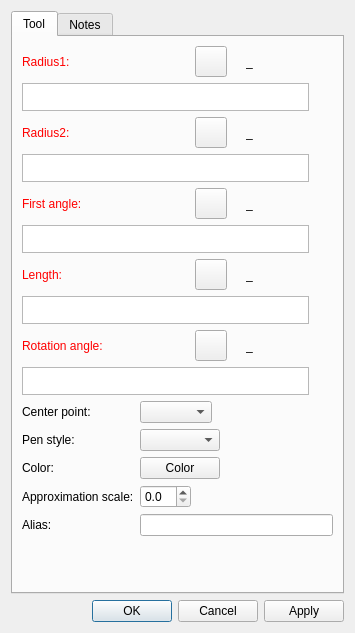
<?xml version="1.0" encoding="UTF-8"?>
<ui version="4.0">
 <class>DialogEllipticalArcWithLength</class>
 <widget class="QDialog" name="DialogEllipticalArcWithLength">
  <property name="geometry">
   <rect>
    <x>0</x>
    <y>0</y>
    <width>355</width>
    <height>633</height>
   </rect>
  </property>
  <property name="windowTitle">
   <string>Elliptical arc with length</string>
  </property>
  <property name="windowIcon">
   <iconset resource="../../../vmisc/share/resources/icon.qrc">
    <normaloff>:/icon/64x64/icon64x64.png</normaloff>:/icon/64x64/icon64x64.png</iconset>
  </property>
  <layout class="QVBoxLayout" name="verticalLayout_2">
   <item>
    <widget class="QTabWidget" name="tabWidget">
     <property name="currentIndex">
      <number>0</number>
     </property>
     <widget class="QWidget" name="tab">
      <attribute name="title">
       <string>Tool</string>
      </attribute>
      <layout class="QVBoxLayout" name="verticalLayout">
       <item>
        <layout class="QHBoxLayout" name="horizontalLayout_6">
         <item alignment="Qt::AlignmentFlag::AlignLeft">
          <widget class="QLabel" name="labelEditRadius1">
           <property name="sizePolicy">
            <sizepolicy hsizetype="Fixed" vsizetype="Preferred">
             <horstretch>0</horstretch>
             <verstretch>0</verstretch>
            </sizepolicy>
           </property>
           <property name="palette">
            <palette>
             <active>
              <colorrole role="WindowText">
               <brush brushstyle="SolidPattern">
                <color alpha="255">
                 <red>255</red>
                 <green>0</green>
                 <blue>0</blue>
                </color>
               </brush>
              </colorrole>
             </active>
             <inactive>
              <colorrole role="WindowText">
               <brush brushstyle="SolidPattern">
                <color alpha="255">
                 <red>255</red>
                 <green>0</green>
                 <blue>0</blue>
                </color>
               </brush>
              </colorrole>
             </inactive>
             <disabled>
              <colorrole role="WindowText">
               <brush brushstyle="SolidPattern">
                <color alpha="255">
                 <red>159</red>
                 <green>158</green>
                 <blue>158</blue>
                </color>
               </brush>
              </colorrole>
             </disabled>
            </palette>
           </property>
           <property name="text">
            <string>Radius1:</string>
           </property>
          </widget>
         </item>
         <item>
          <spacer name="horizontalSpacer_1">
           <property name="orientation">
            <enum>Qt::Orientation::Horizontal</enum>
           </property>
           <property name="sizeHint" stdset="0">
            <size>
             <width>40</width>
             <height>20</height>
            </size>
           </property>
          </spacer>
         </item>
         <item alignment="Qt::AlignmentFlag::AlignRight">
          <widget class="QToolButton" name="toolButtonExprRadius1">
           <property name="toolTip">
            <string>Formula wizard</string>
           </property>
           <property name="text">
            <string notr="true"/>
           </property>
           <property name="icon">
            <iconset resource="../../../vmisc/share/resources/icon.qrc">
             <normaloff>:/icon/light/24x24/fx.png</normaloff>:/icon/light/24x24/fx.png</iconset>
           </property>
           <property name="iconSize">
            <size>
             <width>24</width>
             <height>24</height>
            </size>
           </property>
          </widget>
         </item>
         <item alignment="Qt::AlignmentFlag::AlignRight">
          <widget class="QLabel" name="label_1">
           <property name="text">
            <string/>
           </property>
           <property name="pixmap">
            <pixmap resource="../../../vmisc/share/resources/icon.qrc">:/icon/light/24x24/equal.png</pixmap>
           </property>
          </widget>
         </item>
         <item alignment="Qt::AlignmentFlag::AlignRight">
          <widget class="QLabel" name="labelResultRadius1">
           <property name="sizePolicy">
            <sizepolicy hsizetype="Fixed" vsizetype="Preferred">
             <horstretch>0</horstretch>
             <verstretch>0</verstretch>
            </sizepolicy>
           </property>
           <property name="minimumSize">
            <size>
             <width>87</width>
             <height>0</height>
            </size>
           </property>
           <property name="toolTip">
            <string>Value</string>
           </property>
           <property name="text">
            <string notr="true">_</string>
           </property>
          </widget>
         </item>
        </layout>
       </item>
       <item>
        <layout class="QHBoxLayout" name="horizontalLayout_12">
         <property name="topMargin">
          <number>0</number>
         </property>
         <property name="bottomMargin">
          <number>0</number>
         </property>
         <item>
          <widget class="VPlainTextEdit" name="plainTextEditRadius1">
           <property name="sizePolicy">
            <sizepolicy hsizetype="Expanding" vsizetype="Preferred">
             <horstretch>0</horstretch>
             <verstretch>0</verstretch>
            </sizepolicy>
           </property>
           <property name="maximumSize">
            <size>
             <width>16777215</width>
             <height>28</height>
            </size>
           </property>
           <property name="toolTip">
            <string>Calulation</string>
           </property>
           <property name="tabChangesFocus">
            <bool>true</bool>
           </property>
          </widget>
         </item>
         <item>
          <widget class="QPushButton" name="pushButtonGrowLengthRadius1">
           <property name="maximumSize">
            <size>
             <width>18</width>
             <height>18</height>
            </size>
           </property>
           <property name="sizeIncrement">
            <size>
             <width>0</width>
             <height>0</height>
            </size>
           </property>
           <property name="toolTip">
            <string>&lt;html&gt;&lt;head/&gt;&lt;body&gt;&lt;p&gt;Show full calculation in message box&lt;/p&gt;&lt;/body&gt;&lt;/html&gt;</string>
           </property>
           <property name="text">
            <string notr="true"/>
           </property>
           <property name="icon">
            <iconset theme="go-down"/>
           </property>
           <property name="iconSize">
            <size>
             <width>16</width>
             <height>16</height>
            </size>
           </property>
           <property name="flat">
            <bool>true</bool>
           </property>
          </widget>
         </item>
        </layout>
       </item>
       <item>
        <layout class="QHBoxLayout" name="horizontalLayout_17">
         <item alignment="Qt::AlignmentFlag::AlignLeft">
          <widget class="QLabel" name="labelEditRadius2">
           <property name="sizePolicy">
            <sizepolicy hsizetype="Fixed" vsizetype="Preferred">
             <horstretch>0</horstretch>
             <verstretch>0</verstretch>
            </sizepolicy>
           </property>
           <property name="palette">
            <palette>
             <active>
              <colorrole role="WindowText">
               <brush brushstyle="SolidPattern">
                <color alpha="255">
                 <red>255</red>
                 <green>0</green>
                 <blue>0</blue>
                </color>
               </brush>
              </colorrole>
             </active>
             <inactive>
              <colorrole role="WindowText">
               <brush brushstyle="SolidPattern">
                <color alpha="255">
                 <red>255</red>
                 <green>0</green>
                 <blue>0</blue>
                </color>
               </brush>
              </colorrole>
             </inactive>
             <disabled>
              <colorrole role="WindowText">
               <brush brushstyle="SolidPattern">
                <color alpha="255">
                 <red>159</red>
                 <green>158</green>
                 <blue>158</blue>
                </color>
               </brush>
              </colorrole>
             </disabled>
            </palette>
           </property>
           <property name="text">
            <string>Radius2:</string>
           </property>
          </widget>
         </item>
         <item>
          <spacer name="horizontalSpacer_9">
           <property name="orientation">
            <enum>Qt::Orientation::Horizontal</enum>
           </property>
           <property name="sizeHint" stdset="0">
            <size>
             <width>40</width>
             <height>20</height>
            </size>
           </property>
          </spacer>
         </item>
         <item alignment="Qt::AlignmentFlag::AlignRight">
          <widget class="QToolButton" name="toolButtonExprRadius2">
           <property name="toolTip">
            <string>Formula wizard</string>
           </property>
           <property name="text">
            <string notr="true"/>
           </property>
           <property name="icon">
            <iconset resource="../../../vmisc/share/resources/icon.qrc">
             <normaloff>:/icon/light/24x24/fx.png</normaloff>:/icon/light/24x24/fx.png</iconset>
           </property>
           <property name="iconSize">
            <size>
             <width>24</width>
             <height>24</height>
            </size>
           </property>
          </widget>
         </item>
         <item alignment="Qt::AlignmentFlag::AlignRight">
          <widget class="QLabel" name="label_12">
           <property name="text">
            <string/>
           </property>
           <property name="pixmap">
            <pixmap resource="../../../vmisc/share/resources/icon.qrc">:/icon/light/24x24/equal.png</pixmap>
           </property>
          </widget>
         </item>
         <item alignment="Qt::AlignmentFlag::AlignRight">
          <widget class="QLabel" name="labelResultRadius2">
           <property name="sizePolicy">
            <sizepolicy hsizetype="Fixed" vsizetype="Preferred">
             <horstretch>0</horstretch>
             <verstretch>0</verstretch>
            </sizepolicy>
           </property>
           <property name="minimumSize">
            <size>
             <width>87</width>
             <height>0</height>
            </size>
           </property>
           <property name="toolTip">
            <string>Value</string>
           </property>
           <property name="text">
            <string notr="true">_</string>
           </property>
          </widget>
         </item>
        </layout>
       </item>
       <item>
        <layout class="QHBoxLayout" name="horizontalLayout_16">
         <property name="topMargin">
          <number>0</number>
         </property>
         <property name="bottomMargin">
          <number>0</number>
         </property>
         <item>
          <widget class="VPlainTextEdit" name="plainTextEditRadius2">
           <property name="sizePolicy">
            <sizepolicy hsizetype="Expanding" vsizetype="Preferred">
             <horstretch>0</horstretch>
             <verstretch>0</verstretch>
            </sizepolicy>
           </property>
           <property name="maximumSize">
            <size>
             <width>16777215</width>
             <height>28</height>
            </size>
           </property>
           <property name="toolTip">
            <string>Calulation</string>
           </property>
           <property name="tabChangesFocus">
            <bool>true</bool>
           </property>
          </widget>
         </item>
         <item>
          <widget class="QPushButton" name="pushButtonGrowLengthRadius2">
           <property name="maximumSize">
            <size>
             <width>18</width>
             <height>18</height>
            </size>
           </property>
           <property name="sizeIncrement">
            <size>
             <width>0</width>
             <height>0</height>
            </size>
           </property>
           <property name="toolTip">
            <string>&lt;html&gt;&lt;head/&gt;&lt;body&gt;&lt;p&gt;Show full calculation in message box&lt;/p&gt;&lt;/body&gt;&lt;/html&gt;</string>
           </property>
           <property name="text">
            <string notr="true"/>
           </property>
           <property name="icon">
            <iconset theme="go-down"/>
           </property>
           <property name="iconSize">
            <size>
             <width>16</width>
             <height>16</height>
            </size>
           </property>
           <property name="flat">
            <bool>true</bool>
           </property>
          </widget>
         </item>
        </layout>
       </item>
       <item>
        <layout class="QHBoxLayout" name="horizontalLayout_5">
         <item alignment="Qt::AlignmentFlag::AlignLeft">
          <widget class="QLabel" name="labelEditF1">
           <property name="sizePolicy">
            <sizepolicy hsizetype="Fixed" vsizetype="Preferred">
             <horstretch>0</horstretch>
             <verstretch>0</verstretch>
            </sizepolicy>
           </property>
           <property name="palette">
            <palette>
             <active>
              <colorrole role="WindowText">
               <brush brushstyle="SolidPattern">
                <color alpha="255">
                 <red>255</red>
                 <green>0</green>
                 <blue>0</blue>
                </color>
               </brush>
              </colorrole>
             </active>
             <inactive>
              <colorrole role="WindowText">
               <brush brushstyle="SolidPattern">
                <color alpha="255">
                 <red>255</red>
                 <green>0</green>
                 <blue>0</blue>
                </color>
               </brush>
              </colorrole>
             </inactive>
             <disabled>
              <colorrole role="WindowText">
               <brush brushstyle="SolidPattern">
                <color alpha="255">
                 <red>159</red>
                 <green>158</green>
                 <blue>158</blue>
                </color>
               </brush>
              </colorrole>
             </disabled>
            </palette>
           </property>
           <property name="text">
            <string>First angle:</string>
           </property>
          </widget>
         </item>
         <item>
          <spacer name="horizontalSpacer_5">
           <property name="orientation">
            <enum>Qt::Orientation::Horizontal</enum>
           </property>
           <property name="sizeHint" stdset="0">
            <size>
             <width>40</width>
             <height>20</height>
            </size>
           </property>
          </spacer>
         </item>
         <item alignment="Qt::AlignmentFlag::AlignRight">
          <widget class="QToolButton" name="toolButtonExprF1">
           <property name="toolTip">
            <string>Formula wizard</string>
           </property>
           <property name="text">
            <string notr="true"/>
           </property>
           <property name="icon">
            <iconset resource="../../../vmisc/share/resources/icon.qrc">
             <normaloff>:/icon/light/24x24/fx.png</normaloff>:/icon/light/24x24/fx.png</iconset>
           </property>
           <property name="iconSize">
            <size>
             <width>24</width>
             <height>24</height>
            </size>
           </property>
          </widget>
         </item>
         <item alignment="Qt::AlignmentFlag::AlignRight">
          <widget class="QLabel" name="label_9">
           <property name="text">
            <string/>
           </property>
           <property name="pixmap">
            <pixmap resource="../../../vmisc/share/resources/icon.qrc">:/icon/light/24x24/equal.png</pixmap>
           </property>
          </widget>
         </item>
         <item alignment="Qt::AlignmentFlag::AlignRight">
          <widget class="QLabel" name="labelResultF1">
           <property name="sizePolicy">
            <sizepolicy hsizetype="Fixed" vsizetype="Preferred">
             <horstretch>0</horstretch>
             <verstretch>0</verstretch>
            </sizepolicy>
           </property>
           <property name="minimumSize">
            <size>
             <width>87</width>
             <height>0</height>
            </size>
           </property>
           <property name="toolTip">
            <string>Value</string>
           </property>
           <property name="text">
            <string notr="true">_</string>
           </property>
          </widget>
         </item>
        </layout>
       </item>
       <item>
        <layout class="QHBoxLayout" name="horizontalLayout_9">
         <item>
          <widget class="VPlainTextEdit" name="plainTextEditF1">
           <property name="sizePolicy">
            <sizepolicy hsizetype="Expanding" vsizetype="Preferred">
             <horstretch>0</horstretch>
             <verstretch>0</verstretch>
            </sizepolicy>
           </property>
           <property name="maximumSize">
            <size>
             <width>16777215</width>
             <height>28</height>
            </size>
           </property>
           <property name="toolTip">
            <string>Calculation</string>
           </property>
           <property name="tabChangesFocus">
            <bool>true</bool>
           </property>
          </widget>
         </item>
         <item>
          <widget class="QPushButton" name="pushButtonGrowLengthF1">
           <property name="maximumSize">
            <size>
             <width>18</width>
             <height>18</height>
            </size>
           </property>
           <property name="sizeIncrement">
            <size>
             <width>0</width>
             <height>0</height>
            </size>
           </property>
           <property name="toolTip">
            <string>&lt;html&gt;&lt;head/&gt;&lt;body&gt;&lt;p&gt;Show full calculation in message box&lt;/p&gt;&lt;/body&gt;&lt;/html&gt;</string>
           </property>
           <property name="text">
            <string notr="true"/>
           </property>
           <property name="icon">
            <iconset theme="go-down"/>
           </property>
           <property name="iconSize">
            <size>
             <width>16</width>
             <height>16</height>
            </size>
           </property>
           <property name="flat">
            <bool>true</bool>
           </property>
          </widget>
         </item>
        </layout>
       </item>
       <item>
        <layout class="QHBoxLayout" name="horizontalLayout_11">
         <item alignment="Qt::AlignmentFlag::AlignLeft">
          <widget class="QLabel" name="labelEditLength">
           <property name="sizePolicy">
            <sizepolicy hsizetype="Fixed" vsizetype="Preferred">
             <horstretch>0</horstretch>
             <verstretch>0</verstretch>
            </sizepolicy>
           </property>
           <property name="palette">
            <palette>
             <active>
              <colorrole role="WindowText">
               <brush brushstyle="SolidPattern">
                <color alpha="255">
                 <red>255</red>
                 <green>0</green>
                 <blue>0</blue>
                </color>
               </brush>
              </colorrole>
             </active>
             <inactive>
              <colorrole role="WindowText">
               <brush brushstyle="SolidPattern">
                <color alpha="255">
                 <red>255</red>
                 <green>0</green>
                 <blue>0</blue>
                </color>
               </brush>
              </colorrole>
             </inactive>
             <disabled>
              <colorrole role="WindowText">
               <brush brushstyle="SolidPattern">
                <color alpha="255">
                 <red>159</red>
                 <green>158</green>
                 <blue>158</blue>
                </color>
               </brush>
              </colorrole>
             </disabled>
            </palette>
           </property>
           <property name="text">
            <string>Length:</string>
           </property>
          </widget>
         </item>
         <item>
          <spacer name="horizontalSpacer_6">
           <property name="orientation">
            <enum>Qt::Orientation::Horizontal</enum>
           </property>
           <property name="sizeHint" stdset="0">
            <size>
             <width>40</width>
             <height>20</height>
            </size>
           </property>
          </spacer>
         </item>
         <item alignment="Qt::AlignmentFlag::AlignRight">
          <widget class="QToolButton" name="toolButtonExprLength">
           <property name="toolTip">
            <string>Formula wizard</string>
           </property>
           <property name="text">
            <string notr="true"/>
           </property>
           <property name="icon">
            <iconset resource="../../../vmisc/share/resources/icon.qrc">
             <normaloff>:/icon/light/24x24/fx.png</normaloff>:/icon/light/24x24/fx.png</iconset>
           </property>
           <property name="iconSize">
            <size>
             <width>24</width>
             <height>24</height>
            </size>
           </property>
          </widget>
         </item>
         <item alignment="Qt::AlignmentFlag::AlignRight">
          <widget class="QLabel" name="label_10">
           <property name="text">
            <string/>
           </property>
           <property name="pixmap">
            <pixmap resource="../../../vmisc/share/resources/icon.qrc">:/icon/light/24x24/equal.png</pixmap>
           </property>
          </widget>
         </item>
         <item alignment="Qt::AlignmentFlag::AlignRight">
          <widget class="QLabel" name="labelResultLength">
           <property name="sizePolicy">
            <sizepolicy hsizetype="Fixed" vsizetype="Preferred">
             <horstretch>0</horstretch>
             <verstretch>0</verstretch>
            </sizepolicy>
           </property>
           <property name="minimumSize">
            <size>
             <width>87</width>
             <height>0</height>
            </size>
           </property>
           <property name="toolTip">
            <string>Value</string>
           </property>
           <property name="text">
            <string notr="true">_</string>
           </property>
          </widget>
         </item>
        </layout>
       </item>
       <item>
        <layout class="QHBoxLayout" name="horizontalLayout_10">
         <item>
          <widget class="VPlainTextEdit" name="plainTextEditLength">
           <property name="sizePolicy">
            <sizepolicy hsizetype="Expanding" vsizetype="Preferred">
             <horstretch>0</horstretch>
             <verstretch>0</verstretch>
            </sizepolicy>
           </property>
           <property name="maximumSize">
            <size>
             <width>16777215</width>
             <height>28</height>
            </size>
           </property>
           <property name="toolTip">
            <string>Calculation</string>
           </property>
           <property name="tabChangesFocus">
            <bool>true</bool>
           </property>
          </widget>
         </item>
         <item>
          <widget class="QPushButton" name="pushButtonGrowLengthArcLength">
           <property name="maximumSize">
            <size>
             <width>18</width>
             <height>18</height>
            </size>
           </property>
           <property name="sizeIncrement">
            <size>
             <width>0</width>
             <height>0</height>
            </size>
           </property>
           <property name="toolTip">
            <string>&lt;html&gt;&lt;head/&gt;&lt;body&gt;&lt;p&gt;Show full calculation in message box&lt;/p&gt;&lt;/body&gt;&lt;/html&gt;</string>
           </property>
           <property name="text">
            <string notr="true"/>
           </property>
           <property name="icon">
            <iconset theme="go-down"/>
           </property>
           <property name="iconSize">
            <size>
             <width>16</width>
             <height>16</height>
            </size>
           </property>
           <property name="flat">
            <bool>true</bool>
           </property>
          </widget>
         </item>
        </layout>
       </item>
       <item>
        <layout class="QHBoxLayout" name="horizontalLayout_15">
         <item alignment="Qt::AlignmentFlag::AlignLeft">
          <widget class="QLabel" name="labelEditRotationAngle">
           <property name="sizePolicy">
            <sizepolicy hsizetype="Fixed" vsizetype="Preferred">
             <horstretch>0</horstretch>
             <verstretch>0</verstretch>
            </sizepolicy>
           </property>
           <property name="palette">
            <palette>
             <active>
              <colorrole role="WindowText">
               <brush brushstyle="SolidPattern">
                <color alpha="255">
                 <red>255</red>
                 <green>0</green>
                 <blue>0</blue>
                </color>
               </brush>
              </colorrole>
             </active>
             <inactive>
              <colorrole role="WindowText">
               <brush brushstyle="SolidPattern">
                <color alpha="255">
                 <red>255</red>
                 <green>0</green>
                 <blue>0</blue>
                </color>
               </brush>
              </colorrole>
             </inactive>
             <disabled>
              <colorrole role="WindowText">
               <brush brushstyle="SolidPattern">
                <color alpha="255">
                 <red>159</red>
                 <green>158</green>
                 <blue>158</blue>
                </color>
               </brush>
              </colorrole>
             </disabled>
            </palette>
           </property>
           <property name="text">
            <string>Rotation angle:</string>
           </property>
          </widget>
         </item>
         <item>
          <spacer name="horizontalSpacer_8">
           <property name="orientation">
            <enum>Qt::Orientation::Horizontal</enum>
           </property>
           <property name="sizeHint" stdset="0">
            <size>
             <width>40</width>
             <height>20</height>
            </size>
           </property>
          </spacer>
         </item>
         <item alignment="Qt::AlignmentFlag::AlignRight">
          <widget class="QToolButton" name="toolButtonExprRotationAngle">
           <property name="toolTip">
            <string>Formula wizard</string>
           </property>
           <property name="text">
            <string notr="true"/>
           </property>
           <property name="icon">
            <iconset resource="../../../vmisc/share/resources/icon.qrc">
             <normaloff>:/icon/light/24x24/fx.png</normaloff>:/icon/light/24x24/fx.png</iconset>
           </property>
           <property name="iconSize">
            <size>
             <width>24</width>
             <height>24</height>
            </size>
           </property>
          </widget>
         </item>
         <item alignment="Qt::AlignmentFlag::AlignRight">
          <widget class="QLabel" name="label_13">
           <property name="text">
            <string/>
           </property>
           <property name="pixmap">
            <pixmap resource="../../../vmisc/share/resources/icon.qrc">:/icon/light/24x24/equal.png</pixmap>
           </property>
          </widget>
         </item>
         <item alignment="Qt::AlignmentFlag::AlignRight">
          <widget class="QLabel" name="labelResultRotationAngle">
           <property name="sizePolicy">
            <sizepolicy hsizetype="Fixed" vsizetype="Preferred">
             <horstretch>0</horstretch>
             <verstretch>0</verstretch>
            </sizepolicy>
           </property>
           <property name="minimumSize">
            <size>
             <width>87</width>
             <height>0</height>
            </size>
           </property>
           <property name="toolTip">
            <string>Value</string>
           </property>
           <property name="text">
            <string notr="true">_</string>
           </property>
          </widget>
         </item>
        </layout>
       </item>
       <item>
        <layout class="QHBoxLayout" name="horizontalLayout_18">
         <property name="topMargin">
          <number>0</number>
         </property>
         <property name="bottomMargin">
          <number>0</number>
         </property>
         <item>
          <widget class="VPlainTextEdit" name="plainTextEditRotationAngle">
           <property name="sizePolicy">
            <sizepolicy hsizetype="Expanding" vsizetype="Preferred">
             <horstretch>0</horstretch>
             <verstretch>0</verstretch>
            </sizepolicy>
           </property>
           <property name="maximumSize">
            <size>
             <width>16777215</width>
             <height>28</height>
            </size>
           </property>
           <property name="toolTip">
            <string>Calculation</string>
           </property>
           <property name="tabChangesFocus">
            <bool>true</bool>
           </property>
          </widget>
         </item>
         <item>
          <widget class="QPushButton" name="pushButtonGrowLengthRotationAngle">
           <property name="maximumSize">
            <size>
             <width>18</width>
             <height>18</height>
            </size>
           </property>
           <property name="sizeIncrement">
            <size>
             <width>0</width>
             <height>0</height>
            </size>
           </property>
           <property name="toolTip">
            <string>&lt;html&gt;&lt;head/&gt;&lt;body&gt;&lt;p&gt;Show full calculation in message box&lt;/p&gt;&lt;/body&gt;&lt;/html&gt;</string>
           </property>
           <property name="text">
            <string notr="true"/>
           </property>
           <property name="icon">
            <iconset theme="go-down"/>
           </property>
           <property name="iconSize">
            <size>
             <width>16</width>
             <height>16</height>
            </size>
           </property>
           <property name="flat">
            <bool>true</bool>
           </property>
          </widget>
         </item>
        </layout>
       </item>
       <item>
        <layout class="QFormLayout" name="formLayout_2">
         <property name="fieldGrowthPolicy">
          <enum>QFormLayout::FieldGrowthPolicy::ExpandingFieldsGrow</enum>
         </property>
         <item row="0" column="0">
          <widget class="QLabel" name="label_7">
           <property name="sizePolicy">
            <sizepolicy hsizetype="Fixed" vsizetype="Preferred">
             <horstretch>0</horstretch>
             <verstretch>0</verstretch>
            </sizepolicy>
           </property>
           <property name="text">
            <string>Center point:</string>
           </property>
          </widget>
         </item>
         <item row="0" column="1">
          <widget class="QComboBox" name="comboBoxCenter"/>
         </item>
         <item row="2" column="0">
          <widget class="QLabel" name="label_8">
           <property name="text">
            <string>Color:</string>
           </property>
          </widget>
         </item>
         <item row="1" column="0">
          <widget class="QLabel" name="label">
           <property name="text">
            <string>Pen style:</string>
           </property>
          </widget>
         </item>
         <item row="1" column="1">
          <widget class="QComboBox" name="comboBoxPenStyle">
           <property name="minimumSize">
            <size>
             <width>80</width>
             <height>0</height>
            </size>
           </property>
           <property name="maximumSize">
            <size>
             <width>110</width>
             <height>16777215</height>
            </size>
           </property>
           <property name="iconSize">
            <size>
             <width>80</width>
             <height>14</height>
            </size>
           </property>
          </widget>
         </item>
         <item row="3" column="0">
          <widget class="QLabel" name="label_2">
           <property name="text">
            <string>Approximation scale:</string>
           </property>
          </widget>
         </item>
         <item row="3" column="1">
          <widget class="QDoubleSpinBox" name="doubleSpinBoxApproximationScale">
           <property name="toolTip">
            <string>Set approximation scale for this curve, 0 - use global value</string>
           </property>
           <property name="decimals">
            <number>1</number>
           </property>
           <property name="maximum">
            <double>10.000000000000000</double>
           </property>
           <property name="singleStep">
            <double>0.100000000000000</double>
           </property>
          </widget>
         </item>
         <item row="4" column="0">
          <widget class="QLabel" name="labelAlias">
           <property name="text">
            <string>Alias:</string>
           </property>
          </widget>
         </item>
         <item row="4" column="1">
          <widget class="QLineEdit" name="lineEditAlias">
           <property name="clearButtonEnabled">
            <bool>true</bool>
           </property>
          </widget>
         </item>
         <item row="2" column="1">
          <widget class="VPE::QtColorPicker" name="pushButtonColor">
           <property name="text">
            <string notr="true">Color</string>
           </property>
          </widget>
         </item>
        </layout>
       </item>
       <item>
        <spacer name="verticalSpacer">
         <property name="orientation">
          <enum>Qt::Orientation::Vertical</enum>
         </property>
         <property name="sizeHint" stdset="0">
          <size>
           <width>20</width>
           <height>40</height>
          </size>
         </property>
        </spacer>
       </item>
      </layout>
     </widget>
     <widget class="QWidget" name="tab_2">
      <attribute name="title">
       <string>Notes</string>
      </attribute>
      <layout class="QVBoxLayout" name="verticalLayout_3">
       <item>
        <widget class="QPlainTextEdit" name="plainTextEditToolNotes"/>
       </item>
      </layout>
     </widget>
    </widget>
   </item>
   <item>
    <widget class="QDialogButtonBox" name="buttonBox">
     <property name="orientation">
      <enum>Qt::Orientation::Horizontal</enum>
     </property>
     <property name="standardButtons">
      <set>QDialogButtonBox::StandardButton::Apply|QDialogButtonBox::StandardButton::Cancel|QDialogButtonBox::StandardButton::Ok</set>
     </property>
    </widget>
   </item>
  </layout>
 </widget>
 <customwidgets>
  <customwidget>
   <class>VPlainTextEdit</class>
   <extends>QPlainTextEdit</extends>
   <header>../vwidgets/vplaintextedit.h</header>
  </customwidget>
  <customwidget>
   <class>VPE::QtColorPicker</class>
   <extends>QPushButton</extends>
   <header>../vpropertyexplorer/qtcolorpicker.h</header>
  </customwidget>
 </customwidgets>
 <resources>
  <include location="../../../vmisc/share/resources/icon.qrc"/>
 </resources>
 <connections>
  <connection>
   <sender>buttonBox</sender>
   <signal>accepted()</signal>
   <receiver>DialogEllipticalArcWithLength</receiver>
   <slot>accept()</slot>
   <hints>
    <hint type="sourcelabel">
     <x>248</x>
     <y>254</y>
    </hint>
    <hint type="destinationlabel">
     <x>157</x>
     <y>274</y>
    </hint>
   </hints>
  </connection>
  <connection>
   <sender>buttonBox</sender>
   <signal>rejected()</signal>
   <receiver>DialogEllipticalArcWithLength</receiver>
   <slot>reject()</slot>
   <hints>
    <hint type="sourcelabel">
     <x>316</x>
     <y>260</y>
    </hint>
    <hint type="destinationlabel">
     <x>286</x>
     <y>274</y>
    </hint>
   </hints>
  </connection>
 </connections>
</ui>
